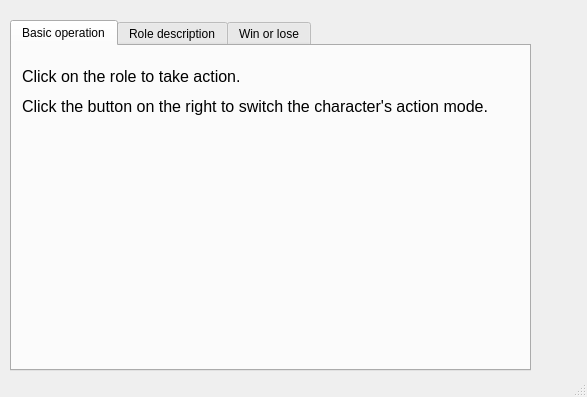
<?xml version="1.0" encoding="UTF-8"?>
<ui version="4.0">
 <class>Tutorial</class>
 <widget class="QMainWindow" name="Tutorial">
  <property name="geometry">
   <rect>
    <x>0</x>
    <y>0</y>
    <width>587</width>
    <height>397</height>
   </rect>
  </property>
  <property name="windowTitle">
   <string>Tutorial</string>
  </property>
  <widget class="QWidget" name="centralwidget">
   <widget class="QTabWidget" name="tabWidget">
    <property name="geometry">
     <rect>
      <x>10</x>
      <y>20</y>
      <width>521</width>
      <height>351</height>
     </rect>
    </property>
    <property name="currentIndex">
     <number>0</number>
    </property>
    <widget class="QWidget" name="tab">
     <attribute name="title">
      <string>Basic operation</string>
     </attribute>
     <widget class="QLabel" name="label_6">
      <property name="geometry">
       <rect>
        <x>10</x>
        <y>0</y>
        <width>281</width>
        <height>61</height>
       </rect>
      </property>
      <property name="font">
       <font>
        <pointsize>12</pointsize>
       </font>
      </property>
      <property name="text">
       <string>Click on the role to take action.</string>
      </property>
     </widget>
     <widget class="QLabel" name="label_4">
      <property name="geometry">
       <rect>
        <x>60</x>
        <y>90</y>
        <width>381</width>
        <height>211</height>
       </rect>
      </property>
      <property name="text">
       <string/>
      </property>
      <property name="pixmap">
       <pixmap>:/tutorial/M&amp;A.png</pixmap>
      </property>
      <property name="scaledContents">
       <bool>true</bool>
      </property>
     </widget>
     <widget class="QLabel" name="label_5">
      <property name="geometry">
       <rect>
        <x>10</x>
        <y>30</y>
        <width>481</width>
        <height>61</height>
       </rect>
      </property>
      <property name="font">
       <font>
        <pointsize>12</pointsize>
       </font>
      </property>
      <property name="text">
       <string>Click the button on the right to switch the character's action mode.</string>
      </property>
     </widget>
    </widget>
    <widget class="QWidget" name="tab_2">
     <attribute name="title">
      <string>Role description</string>
     </attribute>
     <widget class="QLabel" name="label_10">
      <property name="geometry">
       <rect>
        <x>140</x>
        <y>60</y>
        <width>281</width>
        <height>51</height>
       </rect>
      </property>
      <property name="text">
       <string>Our side-Soldier
has high blood volume and low range of movement</string>
      </property>
      <property name="wordWrap">
       <bool>true</bool>
      </property>
     </widget>
     <widget class="QLabel" name="label_11">
      <property name="geometry">
       <rect>
        <x>140</x>
        <y>140</y>
        <width>281</width>
        <height>51</height>
       </rect>
      </property>
      <property name="text">
       <string>Our side-Archer
has low blood volume and high attack range</string>
      </property>
      <property name="wordWrap">
       <bool>true</bool>
      </property>
     </widget>
     <widget class="QLabel" name="label_12">
      <property name="geometry">
       <rect>
        <x>140</x>
        <y>230</y>
        <width>281</width>
        <height>51</height>
       </rect>
      </property>
      <property name="text">
       <string>Enemy-Skeleton
has low blood volume, high movement range</string>
      </property>
      <property name="wordWrap">
       <bool>true</bool>
      </property>
     </widget>
     <widget class="QWidget" name="layoutWidget">
      <property name="geometry">
       <rect>
        <x>30</x>
        <y>30</y>
        <width>81</width>
        <height>271</height>
       </rect>
      </property>
      <layout class="QVBoxLayout" name="verticalLayout">
       <item>
        <widget class="QLabel" name="label_7">
         <property name="autoFillBackground">
          <bool>false</bool>
         </property>
         <property name="text">
          <string/>
         </property>
         <property name="pixmap">
          <pixmap>:/tutorial/Assets/tutorial/soldier.png</pixmap>
         </property>
         <property name="scaledContents">
          <bool>true</bool>
         </property>
        </widget>
       </item>
       <item>
        <widget class="QLabel" name="label_8">
         <property name="autoFillBackground">
          <bool>false</bool>
         </property>
         <property name="text">
          <string/>
         </property>
         <property name="pixmap">
          <pixmap>:/tutorial/Assets/tutorial/archer.png</pixmap>
         </property>
         <property name="scaledContents">
          <bool>true</bool>
         </property>
        </widget>
       </item>
       <item>
        <widget class="QLabel" name="label_9">
         <property name="autoFillBackground">
          <bool>false</bool>
         </property>
         <property name="text">
          <string/>
         </property>
         <property name="pixmap">
          <pixmap>:/tutorial/Assets/tutorial/skeleton.png</pixmap>
         </property>
         <property name="scaledContents">
          <bool>true</bool>
         </property>
        </widget>
       </item>
      </layout>
     </widget>
    </widget>
    <widget class="QWidget" name="tab_3">
     <attribute name="title">
      <string>Win or lose</string>
     </attribute>
     <widget class="QLabel" name="label_13">
      <property name="geometry">
       <rect>
        <x>30</x>
        <y>30</y>
        <width>381</width>
        <height>91</height>
       </rect>
      </property>
      <property name="text">
       <string>When all enemy characters are destroyed, victory is determined 

When all our characters are destroyed, failure is determined.</string>
      </property>
      <property name="wordWrap">
       <bool>true</bool>
      </property>
     </widget>
     <widget class="QPushButton" name="btnBack">
      <property name="geometry">
       <rect>
        <x>210</x>
        <y>210</y>
        <width>93</width>
        <height>28</height>
       </rect>
      </property>
      <property name="text">
       <string>Back</string>
      </property>
     </widget>
    </widget>
   </widget>
  </widget>
  <widget class="QStatusBar" name="statusbar"/>
 </widget>
 <resources/>
 <connections/>
</ui>
